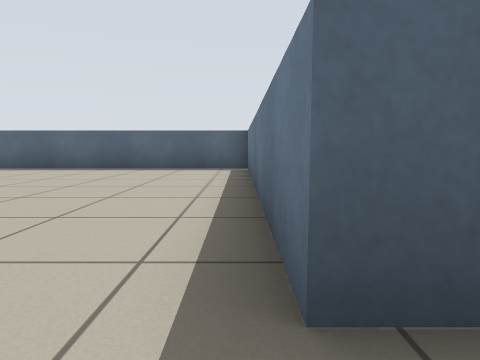
[1] (above)

21 first-person views from a walk through a robot-simulator world made for Stage. The camera is 0.57 m above the floor, tilts 6° down and sees 75° across. Floor lines are 1 m apart. The floor is counted in squares, 1 m on a side. Each view is taken from the middle of a square. On the plan, view 1 faces up. The plan holds only what a view shows up to about 9 squares ahead; the rest is blank. Robots are left out.

[2]
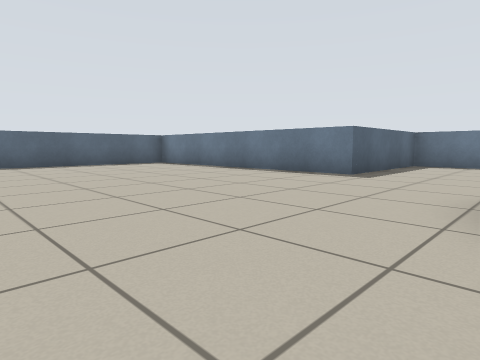

[3]
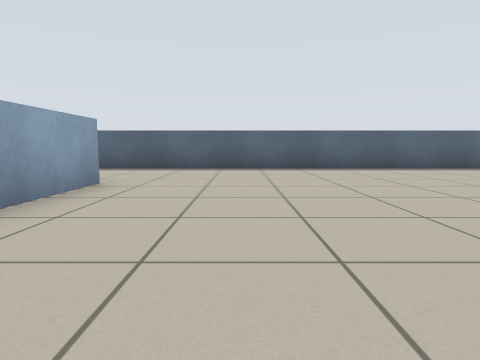

[4]
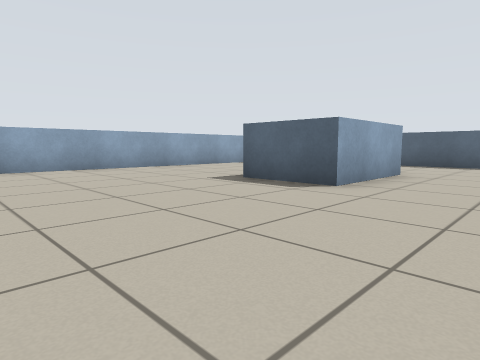

[5]
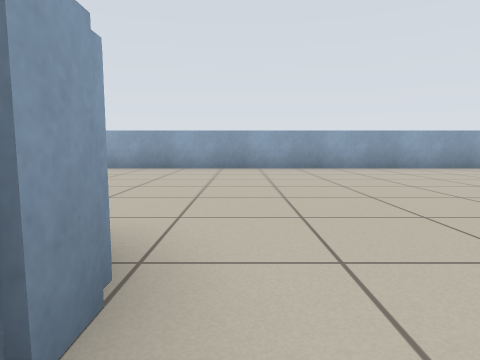

[6]
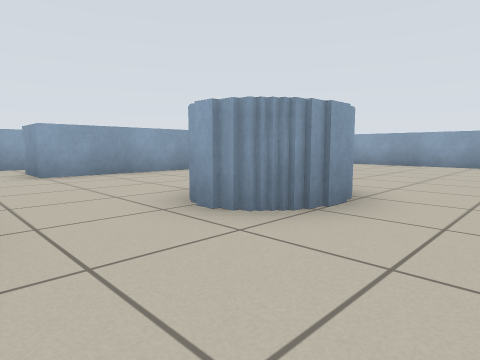

[7]
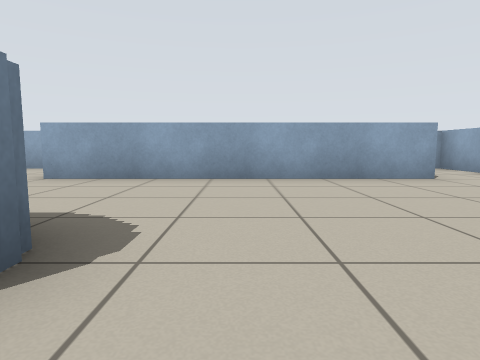

[8]
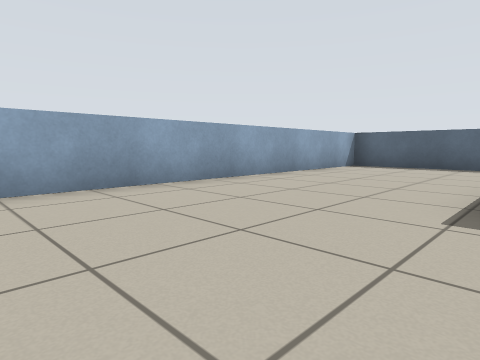

[9]
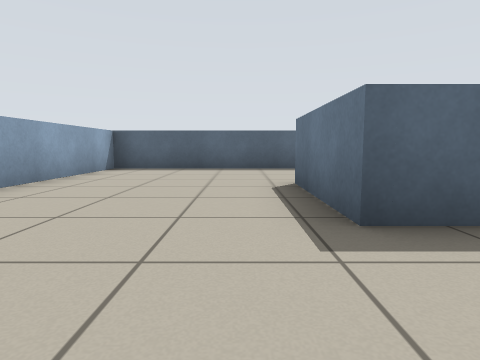

[10]
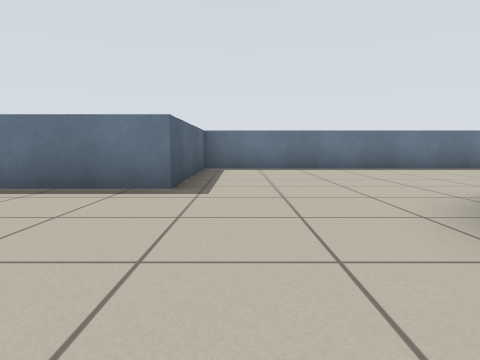

[11]
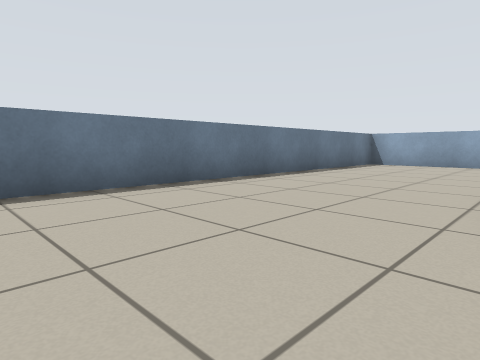

[12]
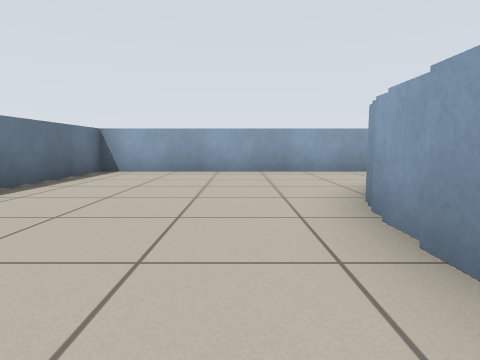

[13]
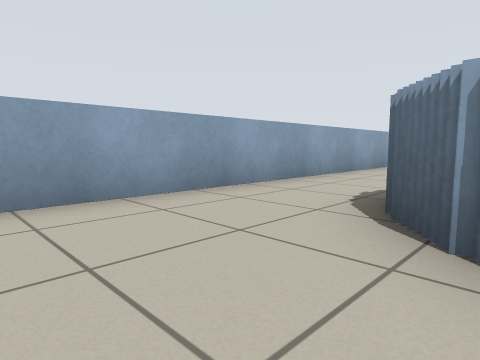

[14]
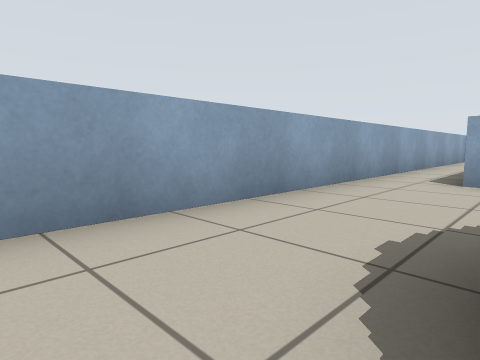

[15]
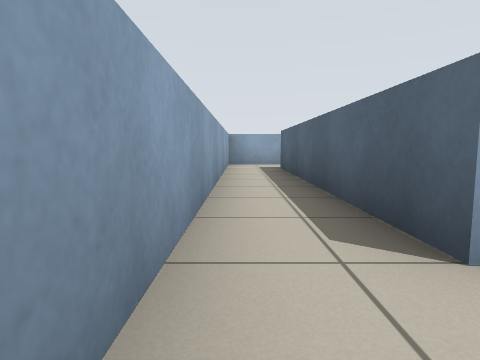

[16]
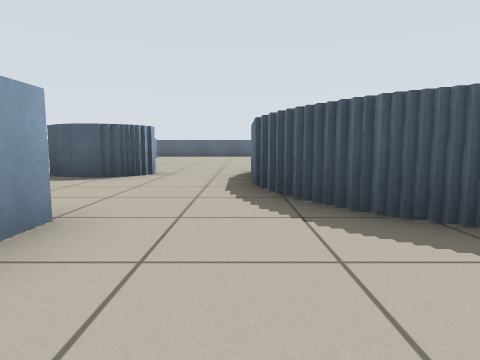

[17]
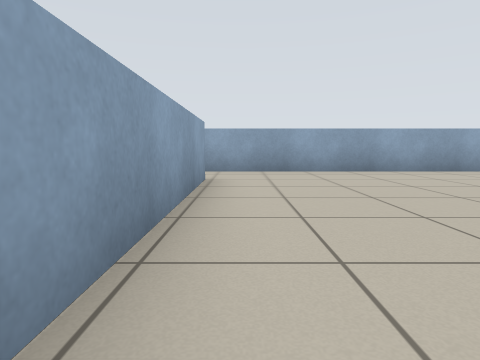

[18]
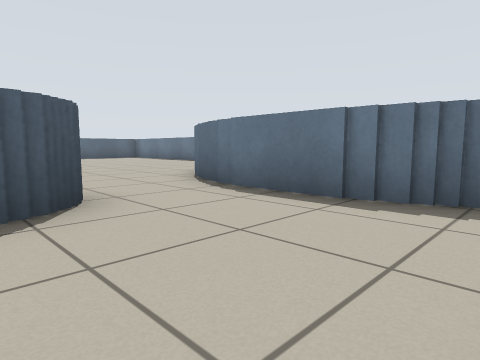

[19]
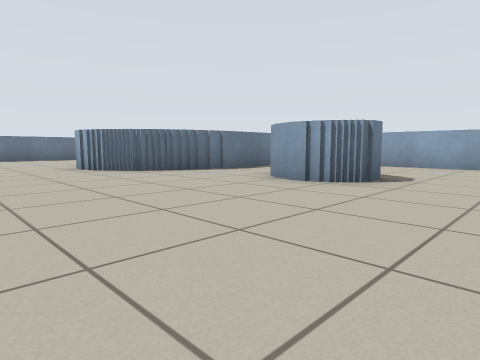

[20]
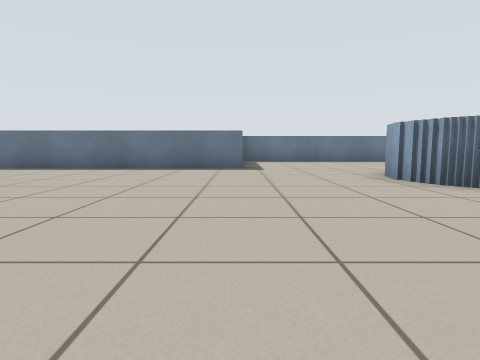

[21]
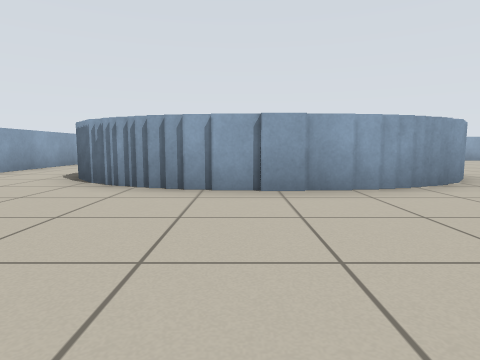

### Floor plan
Ten units are one square. View 1 is at (0, 0); x grows to the right and y downward. Boxes are objects, and circles mark ways between rooms. Rooms are numbered by the first view taken in them; rooms with no view inside come last. Other rooms are left out.
<svg viewBox="-158 -88 206 207">
<path fill="none" stroke="#000" d="M-3 68 -3 75M0 40 0 69M-6 74 -6 81M-3 34 -3 41M-4 114 43 114 43 -9 2 -9M-85 35 -72 35M-74 38 -69 38 -69 51 -86 51M-89 48 -89 38 -84 38M-44 35 -44 30M-39 29 -39 22M-46 41 -46 34M-32 18 -18 18M-92 -50 -92 -22 -111 -22 -111 -50M-48 68 -48 39M-46 75 -46 66M-6 28 -6 34M-44 79 -44 74M2 -9 2 -83 -153 -83 -153 114M-34 86 -39 86 -39 80M-136 86 -65 86 -65 99 -135 99M-135 114 -4 114"/>
<circle cx="-15" cy="105" r="3" fill="#2a7"/>
<circle cx="-2" cy="15" r="3" fill="#2a7"/>
<text x="20" y="60">1</text>
<text x="-80" y="10">2</text>
</svg>
Room 1 opens to room 2.

Where each view was taken, in squares from view 1:
view 1: 0 up, 0 right, facing up
view 2: 2 down, 6 left, facing up-right
view 3: 0 up, 7 left, facing up
view 4: 2 down, 7 left, facing up-left
view 5: 3 down, 7 left, facing left
view 6: 2 down, 5 left, facing down-left
view 7: 3 down, 10 left, facing down
view 8: 1 down, 11 left, facing up-left
view 9: 0 up, 12 left, facing up
view 10: 0 up, 4 left, facing right
view 11: 1 down, 0 right, facing down-right
view 12: 4 down, 1 right, facing down
view 13: 8 down, 1 right, facing down-left
view 14: 9 down, 1 left, facing down-left
view 15: 11 down, 5 left, facing left
view 16: 11 down, 5 left, facing up
view 17: 8 down, 8 left, facing left
view 18: 8 down, 8 left, facing up-right
view 19: 1 up, 11 left, facing down-right
view 20: 1 up, 8 left, facing right
view 21: 6 down, 4 right, facing left
